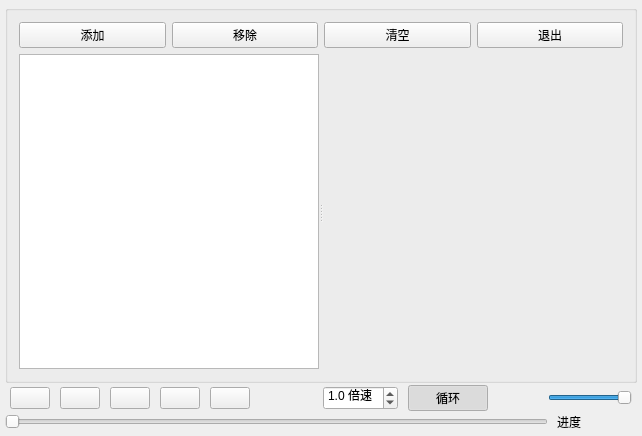
<?xml version="1.0" encoding="UTF-8"?>
<ui version="4.0">
 <class>MainWindow</class>
 <widget class="QMainWindow" name="MainWindow">
  <property name="geometry">
   <rect>
    <x>0</x>
    <y>0</y>
    <width>640</width>
    <height>436</height>
   </rect>
  </property>
  <property name="windowTitle">
   <string>音乐播放器</string>
  </property>
  <property name="windowIcon">
   <iconset resource="res.qrc">
    <normaloff>:/images/images/music24.png</normaloff>:/images/images/music24.png</iconset>
  </property>
  <widget class="QWidget" name="centralWidget">
   <layout class="QVBoxLayout" name="verticalLayout_3" stretch="1,0,0">
    <property name="spacing">
     <number>2</number>
    </property>
    <property name="leftMargin">
     <number>5</number>
    </property>
    <property name="topMargin">
     <number>5</number>
    </property>
    <property name="rightMargin">
     <number>5</number>
    </property>
    <property name="bottomMargin">
     <number>5</number>
    </property>
    <item>
     <widget class="QGroupBox" name="groupBox">
      <property name="title">
       <string/>
      </property>
      <layout class="QVBoxLayout" name="verticalLayout">
       <item>
        <layout class="QHBoxLayout" name="horizontalLayout_3">
         <item>
          <widget class="QPushButton" name="btnAdd">
           <property name="text">
            <string>添加</string>
           </property>
           <property name="icon">
            <iconset resource="res.qrc">
             <normaloff>:/images/images/316.bmp</normaloff>:/images/images/316.bmp</iconset>
           </property>
          </widget>
         </item>
         <item>
          <widget class="QPushButton" name="btnRemove">
           <property name="text">
            <string>移除</string>
           </property>
           <property name="icon">
            <iconset resource="res.qrc">
             <normaloff>:/images/images/318.bmp</normaloff>:/images/images/318.bmp</iconset>
           </property>
          </widget>
         </item>
         <item>
          <widget class="QPushButton" name="btnClear">
           <property name="text">
            <string>清空</string>
           </property>
           <property name="icon">
            <iconset resource="res.qrc">
             <normaloff>:/images/images/214.bmp</normaloff>:/images/images/214.bmp</iconset>
           </property>
          </widget>
         </item>
         <item>
          <widget class="QPushButton" name="btnClose">
           <property name="text">
            <string>退出</string>
           </property>
           <property name="icon">
            <iconset resource="res.qrc">
             <normaloff>:/images/images/132.bmp</normaloff>:/images/images/132.bmp</iconset>
           </property>
          </widget>
         </item>
        </layout>
       </item>
       <item>
        <widget class="QSplitter" name="splitter">
         <property name="orientation">
          <enum>Qt::Horizontal</enum>
         </property>
         <widget class="QListWidget" name="listWidget">
          <property name="minimumSize">
           <size>
            <width>300</width>
            <height>300</height>
           </size>
          </property>
          <property name="editTriggers">
           <set>QAbstractItemView::NoEditTriggers</set>
          </property>
          <property name="dragEnabled">
           <bool>true</bool>
          </property>
          <property name="dragDropMode">
           <enum>QAbstractItemView::InternalMove</enum>
          </property>
         </widget>
         <widget class="RotationalWidget" name="rorarionPic" native="true">
          <property name="minimumSize">
           <size>
            <width>300</width>
            <height>300</height>
           </size>
          </property>
         </widget>
        </widget>
       </item>
      </layout>
     </widget>
    </item>
    <item>
     <layout class="QHBoxLayout" name="horizontalLayout">
      <property name="spacing">
       <number>10</number>
      </property>
      <property name="leftMargin">
       <number>5</number>
      </property>
      <property name="rightMargin">
       <number>5</number>
      </property>
      <item>
       <widget class="QPushButton" name="btnPlay">
        <property name="toolTip">
         <string>播放</string>
        </property>
        <property name="text">
         <string/>
        </property>
        <property name="icon">
         <iconset resource="res.qrc">
          <normaloff>:/images/images/620.bmp</normaloff>:/images/images/620.bmp</iconset>
        </property>
       </widget>
      </item>
      <item>
       <widget class="QPushButton" name="btnPause">
        <property name="toolTip">
         <string>暂停</string>
        </property>
        <property name="text">
         <string/>
        </property>
        <property name="icon">
         <iconset resource="res.qrc">
          <normaloff>:/images/images/622.bmp</normaloff>:/images/images/622.bmp</iconset>
        </property>
       </widget>
      </item>
      <item>
       <widget class="QPushButton" name="btnStop">
        <property name="toolTip">
         <string>停止</string>
        </property>
        <property name="text">
         <string/>
        </property>
        <property name="icon">
         <iconset resource="res.qrc">
          <normaloff>:/images/images/624.bmp</normaloff>:/images/images/624.bmp</iconset>
        </property>
       </widget>
      </item>
      <item>
       <widget class="QPushButton" name="btnPrevious">
        <property name="toolTip">
         <string>前一曲</string>
        </property>
        <property name="text">
         <string/>
        </property>
        <property name="icon">
         <iconset resource="res.qrc">
          <normaloff>:/images/images/616.bmp</normaloff>:/images/images/616.bmp</iconset>
        </property>
       </widget>
      </item>
      <item>
       <widget class="QPushButton" name="btnNext">
        <property name="toolTip">
         <string>后一曲</string>
        </property>
        <property name="text">
         <string/>
        </property>
        <property name="icon">
         <iconset resource="res.qrc">
          <normaloff>:/images/images/630.bmp</normaloff>:/images/images/630.bmp</iconset>
        </property>
       </widget>
      </item>
      <item>
       <spacer name="horizontalSpacer">
        <property name="orientation">
         <enum>Qt::Horizontal</enum>
        </property>
        <property name="sizeHint" stdset="0">
         <size>
          <width>40</width>
          <height>20</height>
         </size>
        </property>
       </spacer>
      </item>
      <item>
       <widget class="QDoubleSpinBox" name="doubleSpinBox">
        <property name="minimumSize">
         <size>
          <width>0</width>
          <height>24</height>
         </size>
        </property>
        <property name="frame">
         <bool>true</bool>
        </property>
        <property name="prefix">
         <string/>
        </property>
        <property name="suffix">
         <string> 倍速 </string>
        </property>
        <property name="decimals">
         <number>1</number>
        </property>
        <property name="minimum">
         <double>0.500000000000000</double>
        </property>
        <property name="maximum">
         <double>1.500000000000000</double>
        </property>
        <property name="singleStep">
         <double>0.100000000000000</double>
        </property>
        <property name="value">
         <double>1.000000000000000</double>
        </property>
       </widget>
      </item>
      <item>
       <widget class="QPushButton" name="btnLoop">
        <property name="text">
         <string>循环</string>
        </property>
        <property name="icon">
         <iconset resource="res.qrc">
          <normaloff>:/images/images/refresh16.png</normaloff>:/images/images/refresh16.png</iconset>
        </property>
        <property name="checkable">
         <bool>true</bool>
        </property>
        <property name="checked">
         <bool>true</bool>
        </property>
       </widget>
      </item>
      <item>
       <widget class="QPushButton" name="btnSound">
        <property name="text">
         <string/>
        </property>
        <property name="icon">
         <iconset resource="res.qrc">
          <normaloff>:/images/images/volumn.bmp</normaloff>:/images/images/volumn.bmp</iconset>
        </property>
        <property name="iconSize">
         <size>
          <width>24</width>
          <height>24</height>
         </size>
        </property>
        <property name="flat">
         <bool>true</bool>
        </property>
       </widget>
      </item>
      <item>
       <widget class="QSlider" name="sliderVolumn">
        <property name="maximum">
         <number>100</number>
        </property>
        <property name="value">
         <number>100</number>
        </property>
        <property name="orientation">
         <enum>Qt::Horizontal</enum>
        </property>
       </widget>
      </item>
     </layout>
    </item>
    <item>
     <layout class="QHBoxLayout" name="horizontalLayout_2">
      <property name="spacing">
       <number>9</number>
      </property>
      <item>
       <widget class="QSlider" name="sliderPosition">
        <property name="tracking">
         <bool>false</bool>
        </property>
        <property name="orientation">
         <enum>Qt::Horizontal</enum>
        </property>
       </widget>
      </item>
      <item>
       <widget class="QLabel" name="labRatio">
        <property name="minimumSize">
         <size>
          <width>80</width>
          <height>0</height>
         </size>
        </property>
        <property name="text">
         <string>进度</string>
        </property>
       </widget>
      </item>
     </layout>
    </item>
   </layout>
  </widget>
 </widget>
 <layoutdefault spacing="6" margin="11"/>
 <customwidgets>
  <customwidget>
   <class>RotationalWidget</class>
   <extends>QWidget</extends>
   <header location="global">rotationalwidget.h</header>
   <container>1</container>
  </customwidget>
 </customwidgets>
 <resources>
  <include location="res.qrc"/>
 </resources>
 <connections>
  <connection>
   <sender>btnClose</sender>
   <signal>clicked()</signal>
   <receiver>MainWindow</receiver>
   <slot>close()</slot>
   <hints>
    <hint type="sourcelabel">
     <x>312</x>
     <y>31</y>
    </hint>
    <hint type="destinationlabel">
     <x>188</x>
     <y>136</y>
    </hint>
   </hints>
  </connection>
 </connections>
</ui>
